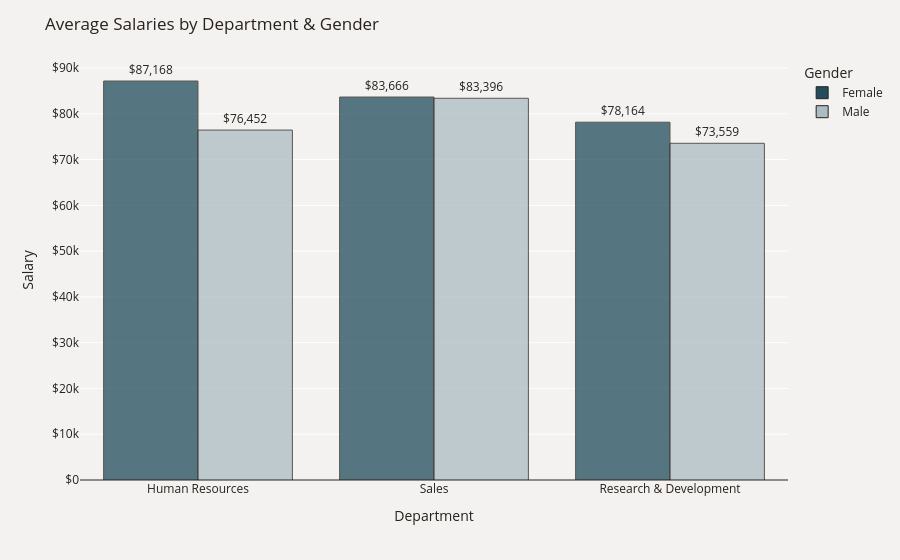

The notebook cell this image was saved under:
### Markdown cell above
Among employees who left, the majority were satisfied in their job with 53% rating their job satisfaction as Good or Excellent, while 28% were the least satisfied in their job.

### Code cell
plot_df = data.groupby(['Department', 'Gender'])['MonthlyIncome'].mean()
plot_df = plot_df.mul(12).rename('Salary').reset_index().sort_values('Salary', ascending=False)
fig = px.bar(plot_df, x='Department', y='Salary', color='Gender', text='Salary',  
             barmode='group', opacity=0.75, color_discrete_map={'Female': '#214D5C','Male': '#ACBCC2'})
fig.update_traces(texttemplate='$%{text:,.0f}', textposition='outside',
                  marker_line=dict(width=1, color='#28221D'))
fig.update_yaxes(zeroline=True, zerolinewidth=1, zerolinecolor='#28221D')
fig.update_layout(title_text='Average Salaries by Department & Gender', font_color='#28221D',
                  yaxis=dict(title='Salary',tickprefix='$'), paper_bgcolor='#F4F2F0', plot_bgcolor='#F4F2F0')
fig.show()

### Figure 1 — Plotly figure (JSON) as saved in the notebook; plotly's stock layout.template omitted (floating-point values rounded to 4 significant figures)
{"data": [{"alignmentgroup": "True", "hovertemplate": "Gender=Female<br>Department=%{x}<br>Salary=%{text}<extra></extra>", "legendgroup": "Female", "marker": {"color": "#214D5C", "line": {"color": "#28221D", "width": 1}, "opacity": 0.75, "pattern": {"shape": ""}}, "name": "Female", "offsetgroup": "Female", "orientation": "v", "showlegend": true, "text": [87170.0, 83670.0, 78160.0], "textposition": "outside", "texttemplate": "$%{text:,.0f}", "type": "bar", "x": ["Human Resources", "Sales", "Research & Development"], "xaxis": "x", "y": [87170.0, 83670.0, 78160.0], "yaxis": "y"}, {"alignmentgroup": "True", "hovertemplate": "Gender=Male<br>Department=%{x}<br>Salary=%{text}<extra></extra>", "legendgroup": "Male", "marker": {"color": "#ACBCC2", "line": {"color": "#28221D", "width": 1}, "opacity": 0.75, "pattern": {"shape": ""}}, "name": "Male", "offsetgroup": "Male", "orientation": "v", "showlegend": true, "text": [83400.0, 76450.0, 73560.0], "textposition": "outside", "texttemplate": "$%{text:,.0f}", "type": "bar", "x": ["Sales", "Human Resources", "Research & Development"], "xaxis": "x", "y": [83400.0, 76450.0, 73560.0], "yaxis": "y"}], "layout": {"barmode": "group", "font": {"color": "#28221D"}, "legend": {"title": {"text": "Gender"}, "tracegroupgap": 0}, "margin": {"t": 60}, "paper_bgcolor": "#F4F2F0", "plot_bgcolor": "#F4F2F0", "title": {"text": "Average Salaries by Department & Gender"}, "xaxis": {"anchor": "y", "domain": [0, 1], "title": {"text": "Department"}}, "yaxis": {"anchor": "x", "domain": [0, 1], "tickprefix": "$", "title": {"text": "Salary"}, "zeroline": true, "zerolinecolor": "#28221D", "zerolinewidth": 1}}}
